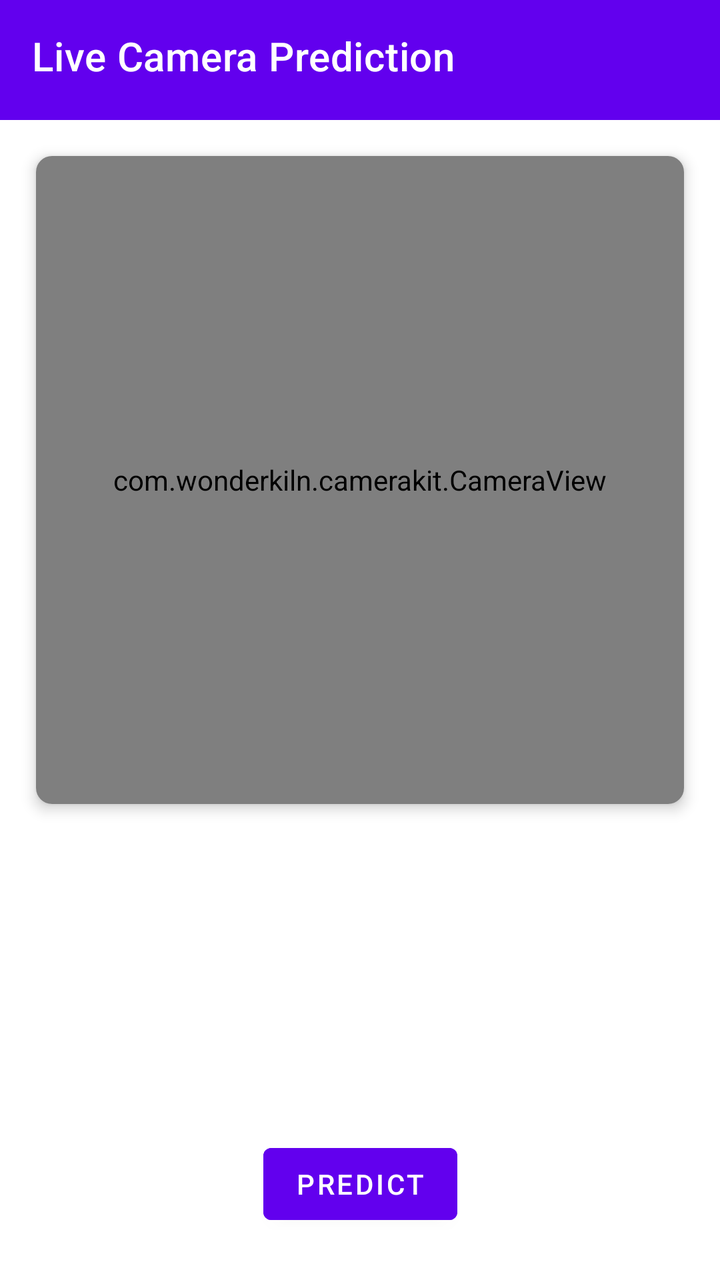
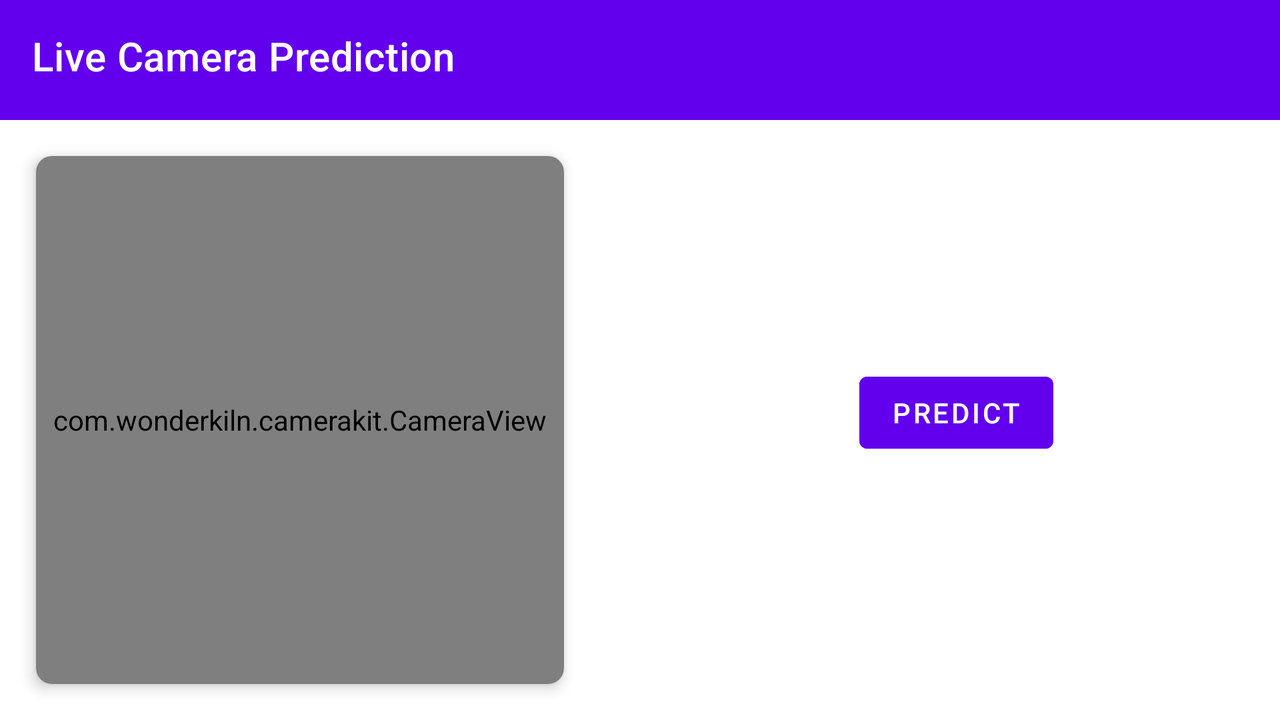

First picture: res/layout/ on a phone held upright. Second picture: the repository's own variant of that layout, on a device whose configuration matches the variant's folder. Source for both follows.
<!-- AndroidManifest.xml: application theme AppTheme -->
<!-- res/layout/activity_camera.xml -->
<?xml version="1.0" encoding="utf-8"?>
<RelativeLayout
    xmlns:android="http://schemas.android.com/apk/res/android"
    xmlns:app="http://schemas.android.com/apk/res-auto"
    xmlns:tools="http://schemas.android.com/tools"
    android:layout_width="match_parent"
    android:layout_height="match_parent"
    android:background="@color/splash_background"
    tools:context=".views.activities.GalleryActivity">

    <com.google.android.material.appbar.AppBarLayout
        android:id="@+id/appBarId"
        android:layout_width="match_parent"
        android:layout_height="60dp"
        android:layout_alignParentTop="true"
        android:background="@color/app_bar_color"
        android:animateLayoutChanges="true">

        <com.google.android.material.appbar.MaterialToolbar
            android:id="@+id/mainToolbarId"
            android:layout_width="match_parent"
            android:layout_height="wrap_content"
            app:title="@string/live_prediction_desc"
            app:titleTextColor="@color/text_color_header"
            app:layout_scrollFlags="scroll|enterAlways"/>

    </com.google.android.material.appbar.AppBarLayout>

    <androidx.constraintlayout.widget.ConstraintLayout
        android:layout_width="match_parent"
        android:layout_height="match_parent"
        android:layout_below="@id/appBarId">


        <com.google.android.material.card.MaterialCardView
            android:id="@+id/cv_gallery"
            android:layout_width="match_parent"
            android:layout_height="0dp"
            android:clickable="true"
            android:focusable="true"
            android:layout_margin="18dp"
            android:foreground="?attr/selectableItemBackground"
            app:cardCornerRadius="8dp"
            app:cardElevation="4dp"
            app:layout_constraintDimensionRatio="1:1"
            app:layout_constraintEnd_toEndOf="parent"
            app:layout_constraintStart_toStartOf="parent"
            app:layout_constraintTop_toTopOf="parent">

            <com.wonderkiln.camerakit.CameraView
                android:id="@+id/ck_preview"
                android:layout_width="match_parent"
                android:layout_height="match_parent"
                android:layout_gravity="center|top"/>

        </com.google.android.material.card.MaterialCardView>


        <RelativeLayout
            android:id="@+id/rl_prediction"
            android:layout_width="match_parent"
            android:layout_height="wrap_content"
            android:layout_marginTop="18dp"
            android:visibility="gone"
            app:layout_constraintEnd_toEndOf="parent"
            app:layout_constraintStart_toStartOf="parent"
            app:layout_constraintTop_toBottomOf="@+id/cv_gallery">

            <include layout="@layout/item_prediction"/>

        </RelativeLayout>


        <com.google.android.material.button.MaterialButton
            android:id="@+id/b_predict"
            android:layout_width="wrap_content"
            android:layout_height="wrap_content"
            android:backgroundTint="@color/app_bar_color"
            android:text="@string/predict"
            android:textColor="@color/text_color_header"
            android:layout_marginBottom="24dp"
            app:layout_constraintBottom_toBottomOf="parent"
            app:layout_constraintEnd_toEndOf="parent"
            app:layout_constraintStart_toStartOf="parent" />


    </androidx.constraintlayout.widget.ConstraintLayout>




</RelativeLayout>
<!-- res/layout/item_prediction.xml (included above) -->
<androidx.cardview.widget.CardView
    xmlns:tools="http://schemas.android.com/tools"
    android:layout_width="match_parent"
    android:layout_height="wrap_content"
    android:layout_marginBottom="18dp"
    android:layout_marginStart="18dp"
    android:layout_marginEnd="18dp"
    app:cardCornerRadius="8dp"
    android:clickable="true"
    android:focusable="true"
    android:foreground="?attr/selectableItemBackground"
    xmlns:app="http://schemas.android.com/apk/res-auto"
    xmlns:android="http://schemas.android.com/apk/res/android">

    <RelativeLayout
        android:layout_width="match_parent"
        android:layout_height="match_parent"
        android:background="@color/rv_item_color">

        <androidx.cardview.widget.CardView
            android:id="@+id/cv_item"
            android:layout_width="108dp"
            android:layout_height="108dp"
            app:cardCornerRadius="8dp"
            android:layout_margin="24dp"
            android:layout_centerInParent="true"
            android:layout_alignParentStart="true"
            app:cardElevation="0dp">

            <ImageView
                android:id="@+id/iv_thumbnail"
                android:layout_width="match_parent"
                android:layout_height="match_parent"
                android:scaleType="centerCrop" />


        </androidx.cardview.widget.CardView>

        <RelativeLayout
            android:layout_width="wrap_content"
            android:layout_height="wrap_content"
            android:layout_centerInParent="true"
            android:layout_toEndOf="@+id/cv_item">


            <TextView
                android:id="@+id/tv_label"
                android:layout_width="wrap_content"
                android:layout_height="wrap_content"
                android:layout_alignParentTop="true"
                android:text="@string/processing"
                android:textStyle="bold"
                android:textColor="@color/text_color_primary"
                android:textSize="18sp"
                android:fontFamily="@font/montserrat"/>


            <TextView
                android:id="@+id/tv_probability"
                android:layout_width="wrap_content"
                android:layout_height="wrap_content"
                android:text="@string/probability"
                android:textSize="14sp"
                android:fontFamily="@font/montserrat"
                android:layout_below="@+id/tv_label"/>

        </RelativeLayout>

    </RelativeLayout>

</androidx.cardview.widget.CardView>
<!-- resources referenced by this layout -->
<resources>
  <color name="app_bar_color">#6200EE</color>
  <color name="rv_item_color">#FFFFFF</color>
  <color name="splash_background">#FFFFFF</color>
  <color name="text_color_header">#FFFFFF</color>
  <color name="text_color_primary">#000000</color>
  <string name="live_prediction_desc">Live Camera Prediction</string>
  <string name="predict">Predict</string>
  <string name="probability">Probability: Not Available</string>
  <string name="processing">Processing…</string>
  <style name="AppTheme" parent="Theme.MaterialComponents.DayNight.NoActionBar">
          
          <item name="colorPrimary">@color/colorPrimary</item>
          <item name="colorPrimaryDark">@color/colorPrimaryDark</item>
          <item name="colorAccent">@color/colorAccent</item>
          <item name="android:windowDrawsSystemBarBackgrounds">true</item>
          <item name="android:windowContentTransitions">true</item>
      </style>
  <color name="colorPrimary">#FFFFFF</color>
  <color name="colorPrimaryDark">#3700B3</color>
  <color name="colorAccent">#6200EE</color>
</resources>
<!-- res/layout-land/activity_camera.xml (the repository's variant of the layout above) -->
<!-- drawn on the phone turned sideways -->
<?xml version="1.0" encoding="utf-8"?>
<RelativeLayout xmlns:android="http://schemas.android.com/apk/res/android"
    xmlns:app="http://schemas.android.com/apk/res-auto"
    xmlns:tools="http://schemas.android.com/tools"
    android:layout_width="match_parent"
    android:layout_height="wrap_content"
    android:background="@color/splash_background"
    tools:context=".views.activities.GalleryActivity">

    <com.google.android.material.appbar.AppBarLayout
        android:id="@+id/appBarId"
        android:layout_width="match_parent"
        android:layout_height="60dp"
        android:layout_alignParentTop="true"
        android:animateLayoutChanges="true"
        android:background="@color/app_bar_color">

        <com.google.android.material.appbar.MaterialToolbar
            android:id="@+id/mainToolbarId"
            android:layout_width="match_parent"
            android:layout_height="wrap_content"
            app:layout_scrollFlags="scroll|enterAlways"
            app:title="@string/live_prediction_desc"
            app:titleTextColor="@color/text_color_header" />

    </com.google.android.material.appbar.AppBarLayout>

    <androidx.constraintlayout.widget.ConstraintLayout
        android:layout_width="match_parent"
        android:layout_height="match_parent"
        android:layout_below="@id/appBarId">


        <com.google.android.material.card.MaterialCardView
            android:id="@+id/cv_gallery"
            android:layout_width="0dp"
            android:layout_height="match_parent"
            android:layout_marginStart="18dp"
            android:layout_marginTop="18dp"
            android:layout_marginBottom="18dp"
            android:clickable="true"
            android:focusable="true"
            android:foreground="?attr/selectableItemBackground"
            app:cardCornerRadius="8dp"
            app:cardElevation="4dp"
            app:layout_constraintBottom_toBottomOf="parent"
            app:layout_constraintDimensionRatio="1:1"
            app:layout_constraintStart_toStartOf="parent"
            app:layout_constraintTop_toTopOf="parent">

            <com.wonderkiln.camerakit.CameraView
                android:id="@+id/ck_preview"
                android:layout_width="match_parent"
                android:layout_height="match_parent"
                android:layout_gravity="center|top" />

        </com.google.android.material.card.MaterialCardView>


        <RelativeLayout
            android:id="@+id/rl_prediction"
            android:layout_width="0dp"
            android:layout_height="wrap_content"
            android:layout_marginTop="18dp"
            android:layout_marginEnd="18dp"
            android:paddingTop="18dp"
            android:visibility="gone"
            app:layout_constraintEnd_toEndOf="parent"
            app:layout_constraintTop_toTopOf="parent"
            app:layout_constraintWidth_percent="0.5">

            <include layout="@layout/item_prediction" />

        </RelativeLayout>


        <com.google.android.material.button.MaterialButton
            android:id="@+id/b_predict"
            android:layout_width="wrap_content"
            android:layout_height="wrap_content"
            android:layout_marginBottom="16dp"
            android:backgroundTint="@color/app_bar_color"
            android:text="@string/predict"
            app:layout_constraintBottom_toBottomOf="parent"
            app:layout_constraintEnd_toEndOf="parent"
            app:layout_constraintHorizontal_bias="0.566"
            app:layout_constraintStart_toEndOf="@+id/cv_gallery"
            app:layout_constraintTop_toBottomOf="@+id/rl_prediction"
            app:layout_constraintVertical_bias="0.519" />


    </androidx.constraintlayout.widget.ConstraintLayout>


</RelativeLayout>
